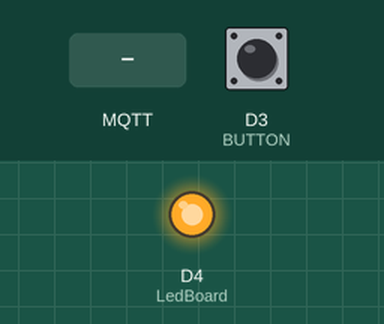
The sketch below on a simulated ESP8266 (NodeMCU). Shown: output pins drawn as LEDs (lit = HIGH). The inputs (shaded band) are chosen by the test bench; at power-on: D3 (BUTTON) HIGH. WiFi joins after 1.5 s; servers stay silent unless stated; network time is answered at once with the bench clock; the local clock reads 2024-03-15 10:24:30 at power-on unless the sketch sets it; storage starts empty; no MQTT or app messages arrive unless stated; what the sketch prints to the serial monitor is not drawn.

Above: at 6.7 s.
6.8 s: D3 (BUTTON) pulled LOW for 1 s
At 8.9 s:
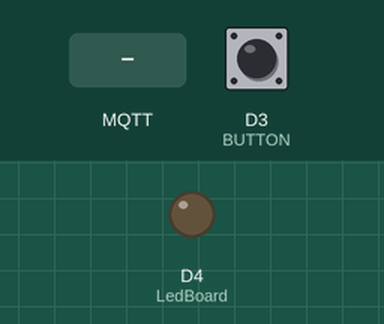
9.3 s: MQTT message "1" arrives on the first subscribed topic
At 11.2 s:
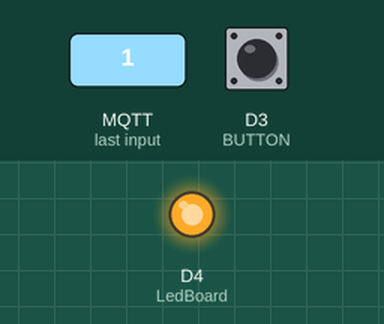
13.4 s: D3 (BUTTON) pulled LOW for 0.65 s
At 14.7 s:
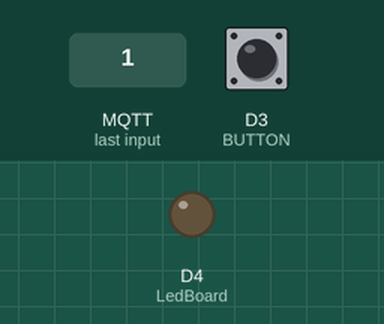
15.5 s: MQTT message "0" arrives on the first subscribed topic
At 16.8 s:
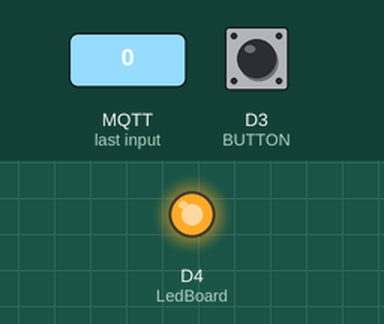
17.7 s: D3 (BUTTON) driven LOW
At 18.7 s:
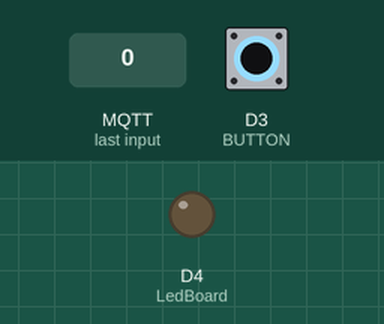
Timing chart, 0 to 22.1 s (numbered marks = the images above; inputs shaded):
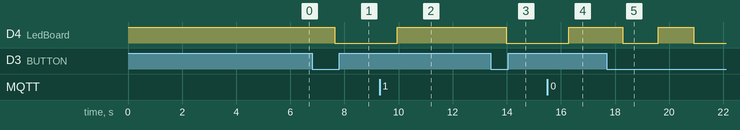

Measured:
- after the input at 6.8 s, D4 (LedBoard): HIGH → LOW after 0.85 s
- after the input at 9.3 s, D4 (LedBoard): LOW → HIGH after 0.66 s
- after the input at 13.4 s, D4 (LedBoard): HIGH → LOW after 0.57 s
- after the input at 15.5 s, D4 (LedBoard): LOW → HIGH after 0.78 s
- after the input at 17.7 s, D4 (LedBoard): HIGH → LOW after 0.59 s, → HIGH 1.3 s later, → LOW 1.3 s later

The sketch:

ESP8266_AWS_IoTCore.ino
```cpp
#include "FS.h"
#include <ESP8266WiFi.h>
#include <PubSubClient.h>
#include <NTPClient.h>
#include <WiFiUdp.h>
#include <ArduinoJson.h>

#define       LedBoard   2                             // WIFI Module LED
#define       BUTTON     D3                            // NodeMCU Button

//Dados da rede wifi
const char* ssid = "LEALNET_Teste";
const char* password = "9966leal";

const long utcOffsetInSeconds = -10800;

WiFiUDP ntpUDP;
NTPClient timeClient(ntpUDP, "pool.ntp.org", utcOffsetInSeconds);


/* Tópicos */
//============================================================================
const char* AWS_endpoint = "a1u5p9d1s2ikgy-ats.iot.us-east-1.amazonaws.com"; //MQTT broker ip
const char* topic_status = "cmd/esp8266/house/lampada/atualizar_status";
const char* topic_tarifa = "cmd/esp8266/house/lampada/atualizar_tarifa";
const char * topic_temporizador = "cmd/esp8266/house/lampada/atualizar_temporizador";

/*variáveis globais*/
//============================================================================
#define BUFFER_LEN 256
long lastMsg = 0;
char msg[BUFFER_LEN];
int value = 0;
int lampada_Id = 1234;
int mesAux = 0;
int diaAux = 0;
int horasTotais = 0;
int horasAux = -1;
int temporizador = 0;
int quantidadeHorasTemp = 0;
int diaTemp = 0;
int horarioTemp = 0;
float tarifa = 0.3;
float potencia = 40.0;
//============================================================================


/*função que recebe a mensagem no tópico*/
void callback(char* topic, byte* payload, unsigned int length) {
  if (strcmp(topic, topic_status) == 0) {
    DynamicJsonDocument doc1(1024);
    deserializeJson(doc1, payload);
    int led = doc1["status"];
    if (led == 1) //Se LED apagado
    {
      publish(1, 0, 0, 0);
      digitalWrite(2, LOW);
      Serial.println("Led ligou");

    }
    else if (led == 0)  //Se LED acesso
    {
      publish(2, 0, 0, 0);
      digitalWrite(2, HIGH);
      Serial.println("Led apagou");
    }
    Serial.println();
  } else if (strcmp(topic, topic_tarifa) == 0) {
    DynamicJsonDocument doc2(1024);
    deserializeJson(doc2, payload);
    float tarifa_float = doc2["tarifa"];
    tarifa = ceilf(tarifa_float * 100) / 100;
    Serial.printf("%f", tarifa);
  } else if (strcmp(topic, topic_temporizador) == 0) {
    DynamicJsonDocument doc3(1024);
    deserializeJson(doc3, payload);
    //seta as variáveis globais
    temporizador = doc3["status"];
    diaTemp = doc3["dia"];
    horarioTemp = doc3["hora_inicio"];
    quantidadeHorasTemp = doc3["quantidade_tempo"];

    int lead = digitalRead(LedBoard);
    if (lead == LOW) {
      publish(1, 0, 0, 0);
    }
    if (lead == HIGH) {
      publish(2, 0, 0, 0);
    }
    Serial.printf("\nstatus = %d dia = %d hora inicio = %d quantidade de tempo = %d\n", temporizador, diaTemp, horarioTemp, quantidadeHorasTemp);
  }
}

WiFiClientSecure espClient;
PubSubClient client(AWS_endpoint, 8883, callback, espClient); //define a porta mqtt

/*
 * Função responsável por publicar uma mensagem em um tópico;
 * int num, responsavel por definir tipo de ação a ser realizada;
 * int mes, mes atual
 * int dia, dia atual
 * int quantidadeHoras, quantidade de tempo que a lampada ficou ligada durante o dia
 */
void publish(int num, int mes, int dia, int quantidadeHoras) {
  /*Calculo das custos diarios*/
  //================================================
  float potenciaTotal = potencia * quantidadeHoras;
  float valor_tarifa = tarifa;
  float custoTotal = valor_tarifa * potenciaTotal;
  //===============================================
  if (num == 0) {
    snprintf (msg, BUFFER_LEN, "{\"lampada_Id\" : %d, \"mes\" : %d, \"dia\" : %d, \"quantidadeHoras\" : %d, \"potenciaTotal\" : %f, \"custoTotal\" : %f, \"valorTarifa\" : %f }", lampada_Id, mes, dia, quantidadeHoras, potenciaTotal, custoTotal, valor_tarifa);
    Serial.print("Publish message: ");
    Serial.println(msg);
    client.publish("dt/esp8266/house/lampada", msg);
  } else if (num == 2) {
    snprintf (msg, BUFFER_LEN, "{\"id\" : %d, \"status\" : %d,\"potencia\" : %f, \"temporizador\" : %d, \"quantidadeHorasTemp\" : %d, \"diaTemp\" : %d, \"horarioTemp\": %d }", lampada_Id, 1, potencia, temporizador, quantidadeHorasTemp, diaTemp, horarioTemp);
    Serial.print("Publish message: ");
    Serial.println(msg);
    client.publish("cmd/esp8266/house/lampada/res", msg);
  } else {
    snprintf (msg, BUFFER_LEN, "{\"id\" : %d, \"status\" : %d, \"potencia\" : %f, \"temporizador\" : %d, \"quantidadeHorasTemp\" : %d, \"diaTemp\" : %d, \"horarioTemp\": %d }", lampada_Id, 0, potencia, temporizador, quantidadeHorasTemp, diaTemp, horarioTemp);
    Serial.print("Publish message: ");
    Serial.println(msg);
    client.publish("cmd/esp8266/house/lampada/res", msg);
  }
  Serial.print("Heap: "); Serial.println(ESP.getFreeHeap());
}


void setup_wifi() {
  delay(10);
  //conexão com o wifi
  espClient.setBufferSizes(512, 512);
  Serial.println();
  Serial.print("Connecting to ");
  Serial.println(ssid);

  WiFi.begin(ssid, password);

  while (WiFi.status() != WL_CONNECTED) {
    delay(500);
    Serial.print(".");
  }

  Serial.println("");
  Serial.println("WiFi connected");
  Serial.println("IP address: ");
  Serial.println(WiFi.localIP());

  timeClient.begin();
  while (!timeClient.update()) {
    timeClient.forceUpdate();
  }

  espClient.setX509Time(timeClient.getEpochTime());

}


void reconnect() {
  while (!client.connected()) {
    Serial.print("Attempting MQTT connection...");
    // Attempt to connect
    if (client.connect("ESPthing")) {
      Serial.println("connected");
      // publica quando conectado
      snprintf (msg, BUFFER_LEN, "{\"id\" : %d, \"status\" : %d,\"potencia\" : %f, \"temporizador\" : %d, \"quantidadeHorasTemp\" : %d, \"diaTemp\" : %d, \"horarioTemp\": %d }", lampada_Id, 1, potencia, temporizador, quantidadeHorasTemp, diaTemp, horarioTemp);
      Serial.print("Publish message: ");
      Serial.println(msg);
      client.publish("cmd/esp8266/house/lampada/res", msg);
      //Inscrição nos tópicos
      client.subscribe("cmd/esp8266/house/lampada/atualizar_status");
      client.subscribe("cmd/esp8266/house/lampada/atualizar_tarifa");
      client.subscribe("cmd/esp8266/house/lampada/atualizar_temporizador");
    } else {
      Serial.print("failed, rc=");
      Serial.print(client.state());
      Serial.println(" try again in 5 seconds");

      char buf[256];
      espClient.getLastSSLError(buf, 256);
      Serial.print("WiFiClientSecure SSL error: ");
      Serial.println(buf);

      // Wait 5 seconds before retrying
      delay(5000);
    }
  }
}

void setup() {
  Serial.begin(115200);
  Serial.setDebugOutput(true);
  pinMode(LedBoard, OUTPUT);
  //Mantém o led desligado quando inicia o dispositivo
  digitalWrite(LedBoard, HIGH);
  setup_wifi();
  delay(1000);
  if (!SPIFFS.begin()) {
    Serial.println("Failed to mount file system");
    return;
  }

  Serial.print("Heap: "); Serial.println(ESP.getFreeHeap());

  // carrega o certificado
  File cert = SPIFFS.open("/cert.der", "r");
  if (!cert) {
    Serial.println("Failed to open cert file");
  }
  else
    Serial.println("Success to open cert file");

  delay(1000);

  if (espClient.loadCertificate(cert))
    Serial.println("cert loaded");
  else
    Serial.println("cert not loaded");

  // carrega chave privada
  File private_key = SPIFFS.open("/private.der", "r");
  if (!private_key) {
    Serial.println("Failed to open private cert file");
  }
  else
    Serial.println("Success to open private cert file");

  delay(1000);

  if (espClient.loadPrivateKey(private_key))
    Serial.println("private key loaded");
  else
    Serial.println("private key not loaded");

  // carrega certificado CA
  File ca = SPIFFS.open("/ca.der", "r");
  if (!ca) {
    Serial.println("Failed to open ca ");
  }
  else
    Serial.println("Success to open ca");

  delay(1000);

  if (espClient.loadCACert(ca))
    Serial.println("ca loaded");
  else
    Serial.println("ca failed");

  Serial.print("Heap: "); Serial.println(ESP.getFreeHeap());
}

/*função responsável por resetar temporizador*/
void resetTemporizador() {
  temporizador = 0;
  quantidadeHorasTemp = 0;
  diaTemp = 0;
  horarioTemp = 0;
}
/*função responsável por resetar variáveis auxiliares*/
void resetVarAux() {
  horasAux = -1;
  horasTotais = 0;
  diaAux = 0;
  mesAux = 0;
}

void loop() {

  timeClient.update();

  //Pega o horário atual
  int horario = timeClient.getHours();
  int minutos = timeClient.getMinutes();
  int segundos = timeClient.getSeconds() + 1;
  int tempoSegundos = (minutos * 60) + segundos;

  /*
   * calculo de conversão de escala do horário
   * 1 mês = 2h
   * 1 dia = 10s
  */
  //=====================================================================================================================
  int mesCorreto = (horario + 2) / 2;
  int diaCorreto = (horario + 2) % 2 == 0 ? ceil(((float)tempoSegundos / 240)) : ceil(((float)tempoSegundos / 240) + 15);
  int horarioCorreto = (tempoSegundos / 10) % 24;
  //=====================================================================================================================

  Serial.printf("%d/%d : %dh \n ", diaCorreto, mesCorreto, horarioCorreto);

  delay(1000);

  if (!client.connected()) {
    reconnect();
  }
  //verifica se é o fim do dia para fazer o envio dos dados para o banco
  if (diaAux != diaCorreto && diaAux != 0) { //envio no fim das 24h
    Serial.printf("Mes = %d Dia = %d horas = %d \n ", mesAux, diaAux, horasTotais);
    publish(0, mesAux, diaAux, horasTotais);
    resetVarAux();
  }

  int lead2 = digitalRead(LedBoard);
  //incrementa quantidade de horas com led ligado
  if (lead2 == LOW) { //lampada ligada
    if (horasAux != horarioCorreto && horasAux != -1 ) {
      horasTotais = horasTotais + 1;
    }

    diaAux = diaCorreto;
    mesAux = mesCorreto;
    horasAux = horarioCorreto;
  }

  //logica do temporizador
  if ((((diaTemp + 1) == diaCorreto) || (diaTemp == diaCorreto)) && temporizador == 1) {
    int lead = !digitalRead(LedBoard);
    if ( diaTemp == diaCorreto && horarioCorreto == horarioTemp && lead == LOW ) {
      digitalWrite(LedBoard, lead);
      publish(1, 0, 0, 0);
      Serial.println("Led ligou devido ao temporizador");
    }
    int horarioLimite = (horarioTemp + quantidadeHorasTemp) % 24;
    Serial.printf(" \nhorario limite = %d\n", horarioLimite);
    if (horarioCorreto == horarioLimite && lead == HIGH) {
      digitalWrite(LedBoard, lead);
      resetTemporizador();
      publish(2, 0, 0, 0);
      Serial.println("Led apagou devido ao temporizador");
    }
  }

  //publica o novo estado do Led, caso seja alterado pelo botão físico
  if (digitalRead(BUTTON) == LOW) {
    int lead = !digitalRead(LedBoard);
    if (lead == LOW) {
      publish(1, 0, 0, 0);
      Serial.println("Led ligou");
    }
    if (lead == HIGH) {
      Serial.printf("Mes = %d Dia = %d horas = %d \n ", mesAux, diaAux, horasTotais);
      publish(2, 0, 0, 0);
      Serial.println("Led apagou");
    }
    digitalWrite(LedBoard, lead);
    delay(300);
    Serial.println("Botão Pressionado");
  }
  client.loop();
}
```
